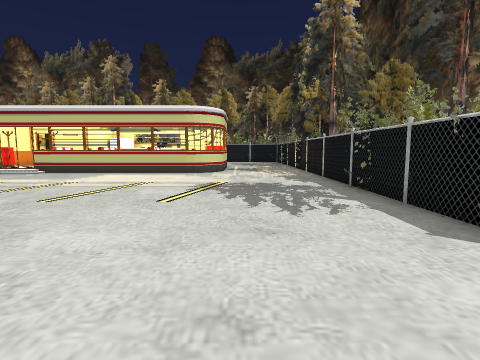
view 1 (above)

24 first-person views from a walk through a Unity game level. The camera is 1.4 m above the floor, tilts 6° down and sees 80° across. Doors are open. The floor is counted in squares, 1 m on a side. Each view is taken from the middle of a square. On the plan, view 1 faces up. The plan holds only what a view shows up to about 14 squares ahead; the rest is blank. The place goes on beyond the plan. The player is left out.

view 2
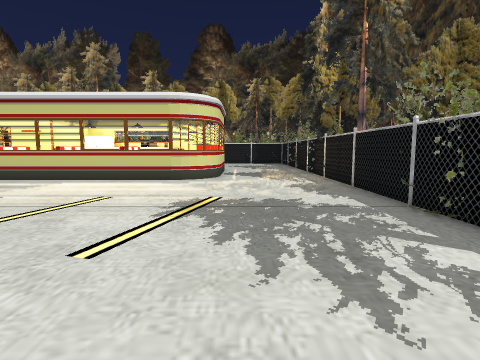

view 3
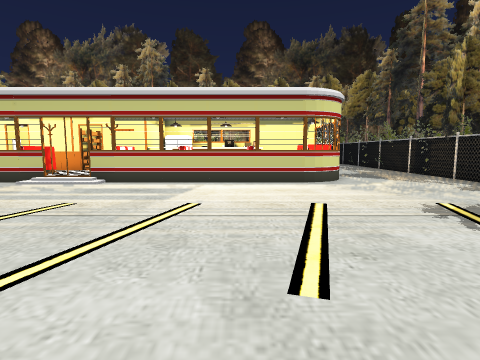

view 4
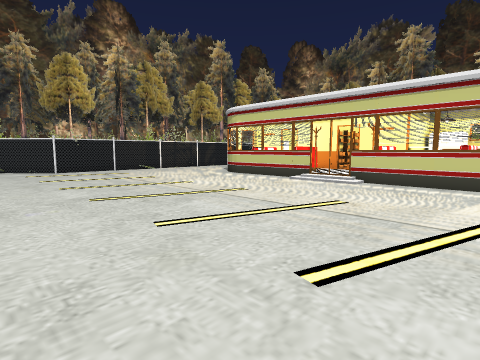

view 5
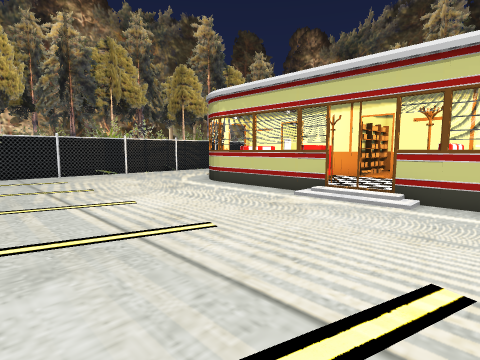

view 6
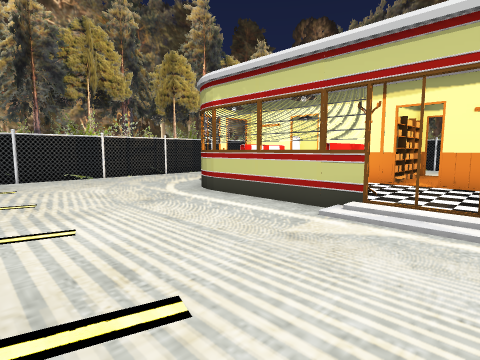

view 7
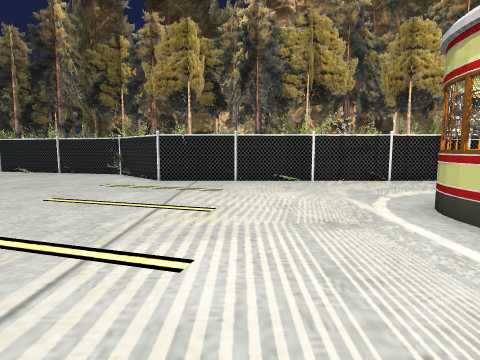

view 8
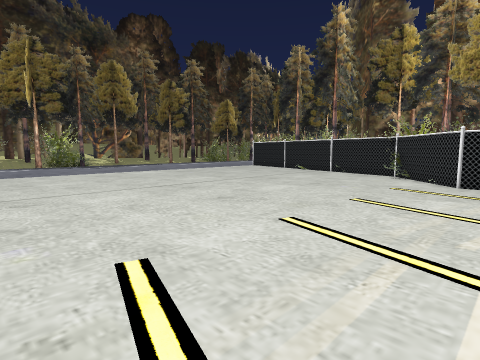

view 9
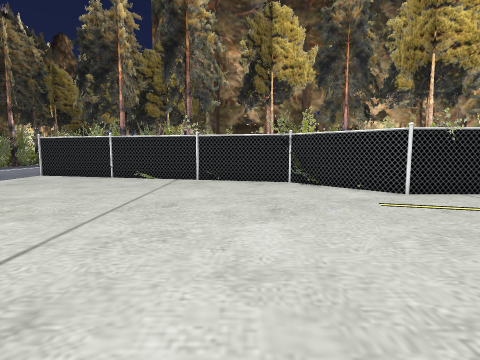

view 10
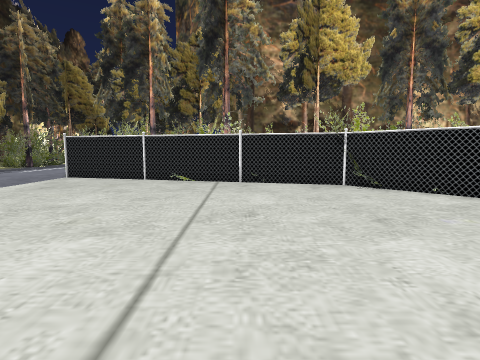

view 11
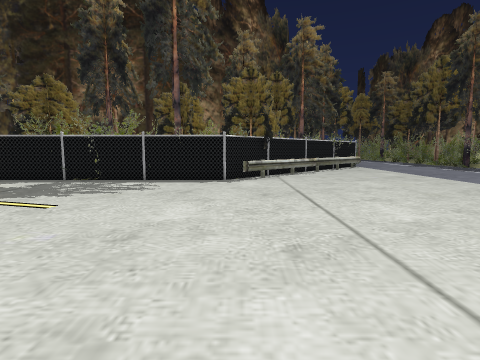

view 12
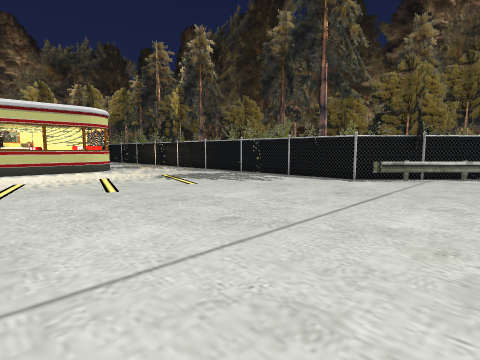

view 13
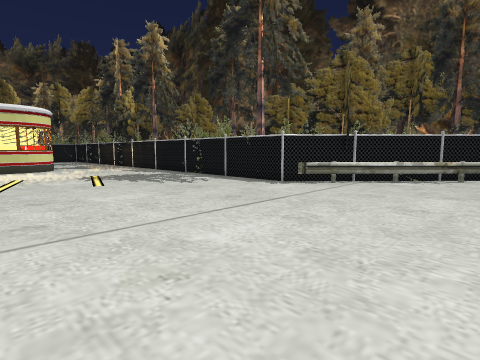

view 14
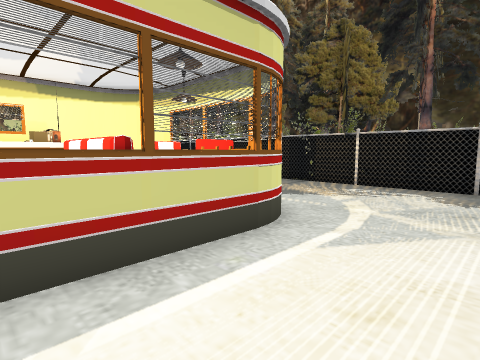

view 15
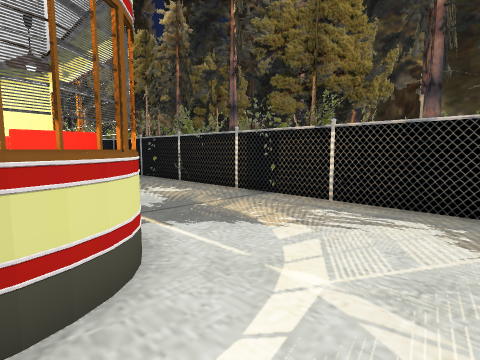

view 16
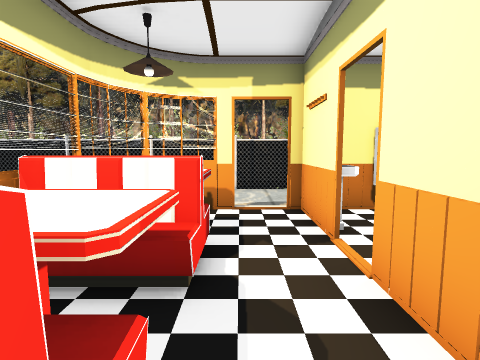

view 17
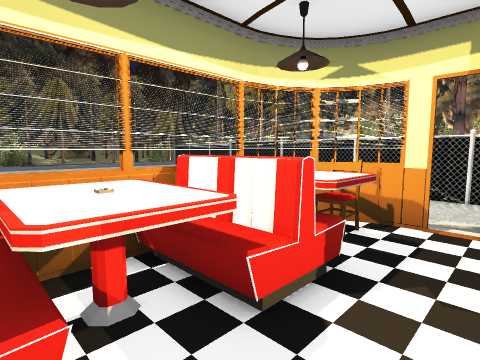

view 18
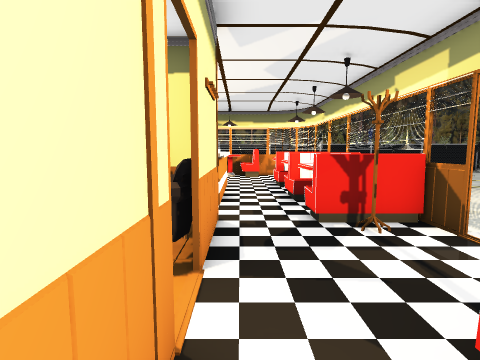

view 19
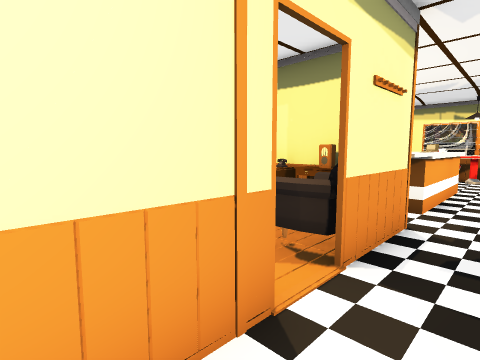

view 20
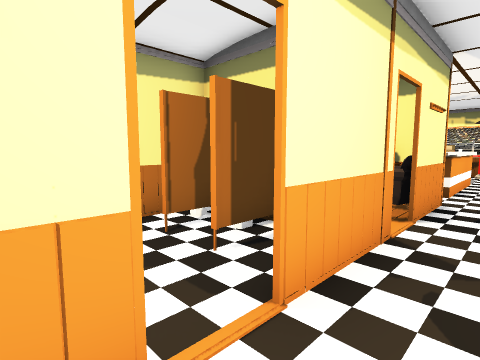

view 21
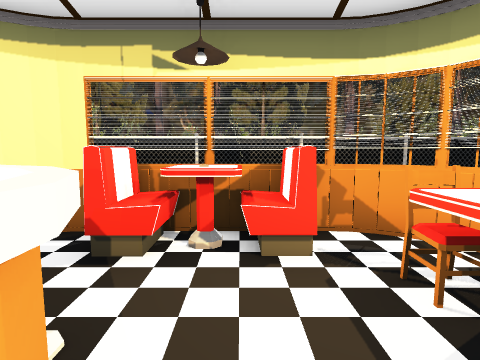

view 22
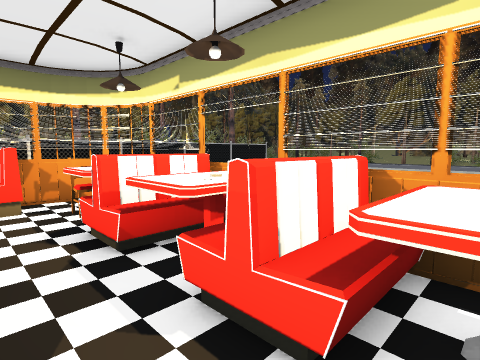

view 23
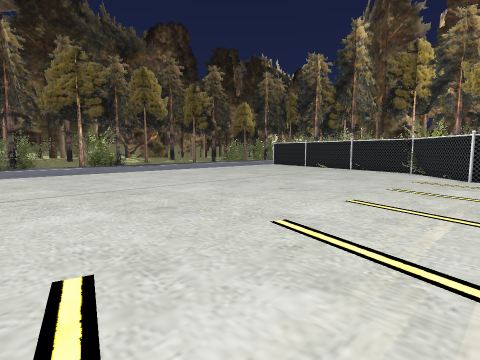

view 24
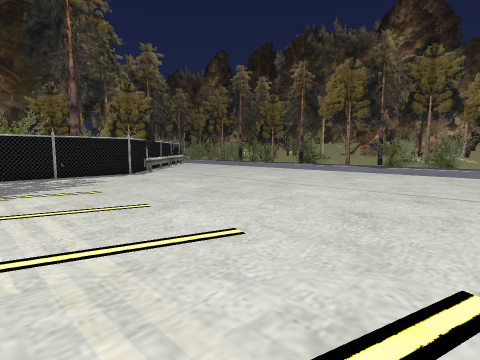

### Floor plan
Key: @ floor where view 1 was taken; # wall or solid block; . main floor; : floor 0.25 m higher than the main floor; D open door; = window, fence, low wall or low ledge; O other object.
Columns run from 33 left of view 1 to 8 right of it. Each row starts with its distance up from view 1.
 24       =        DDOO  O#     O  :# ....=
 23       #    #O :DD#OOOO#    OOO:O# ....=
 22       #..  # ODD  OOOOOOO OOOO:O#....==
 21       #... D::DD::DD:::::::::::O#...===
 20       #....D:::::::::::::::::::O#.....=
 19       =....#OOOOOOO::OOOOOOOOOO #....==
 18       =.....#OOOOOO::: OO OOOOO##....==
 17       =......#####ODD##########.......=
 16       #...............................=
 15       =...............................=
 14       =...............................=
 13       =...............................=
 12       #..............................=
 11       =..............................=
 10       =.............................===
  9      =#...............................=
  8     =#................................=
  7    =#................................==
  6   ===................................==
  5   #..................................==
  4   #..................................#=
  3   =..................................===
  2  ==...................................=#=
  1  =.....................................#==
  0  =...............................@......#=
 -1  #.......................................=
 -2 ==.........  .............................
 -3 =.........    ............. ..............
 -4 #.......       ........... . ..........

Positions as (right, up) in squares from view 1, and headings:
1: (0, 0), facing up
2: (0, 4), facing up
3: (-6, 5), facing up
4: (-7, 5), facing up-left
5: (-10, 9), facing up-left
6: (-12, 11), facing up-left
7: (-14, 13), facing left
8: (-14, 11), facing down-left
9: (-18, 4), facing left
10: (-19, 2), facing left
11: (-9, 3), facing right
12: (-9, -2), facing up-right
13: (-6, -4), facing up-right
14: (-7, 14), facing up-right
15: (-3, 15), facing up-right
16: (-15, 20), facing left
17: (-16, 21), facing down-left
18: (-17, 21), facing right
19: (-17, 20), facing up-right
20: (-20, 20), facing up-right
21: (-6, 21), facing right
22: (-10, 21), facing down-right
23: (-11, 11), facing down-left
24: (-12, 11), facing down-right
